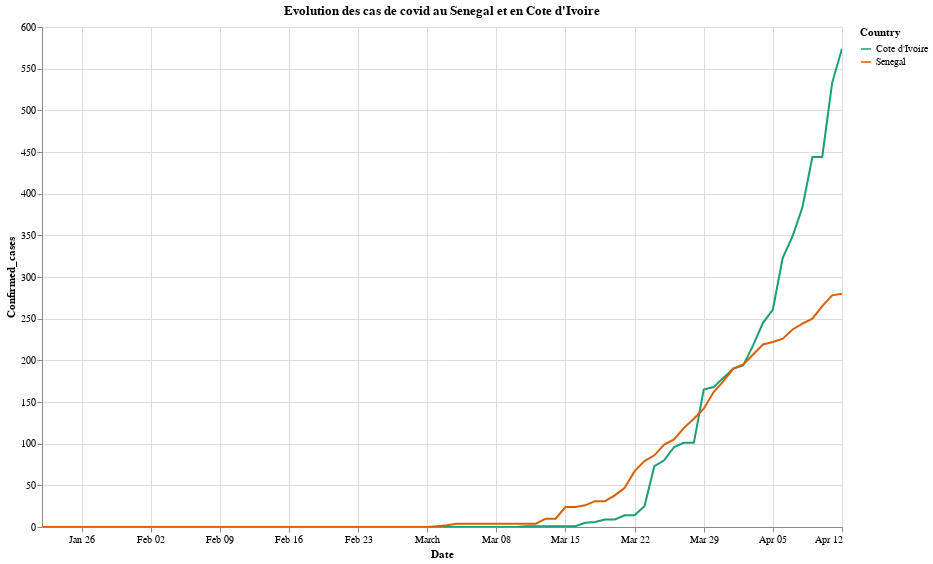

The cell this chart's notebook holds for it:
### Code cell
source = covid_sc.sort_values(by = ['Confirmed_cases'])
alt.Chart(source).mark_line().encode(
    x = 'Date',
    y = 'Confirmed_cases',
    color = alt.Color('Country', scale=alt.Scale(scheme='dark2'))
).properties(width = 800, height=500, title = "Evolution des cas de covid au Senegal et en Cote d'Ivoire").interactive()

### Figure 1 — Vega-Lite specification as saved in the notebook (floating-point values rounded to 4 significant figures; data arrays with more than 128 entries replaced by an {"elided": "..."} marker saying what was removed)
{"config": {"view": {"continuousWidth": 400, "continuousHeight": 300}}, "data": {"name": "data-25e2785b3268cb093a28ebb996665151"}, "mark": "line", "encoding": {"color": {"type": "nominal", "field": "Country", "scale": {"scheme": "dark2"}}, "x": {"type": "temporal", "field": "Date"}, "y": {"type": "quantitative", "field": "Confirmed_cases"}}, "height": 500, "selection": {"selector001": {"type": "interval", "bind": "scales", "encodings": ["x", "y"]}}, "title": "Evolution des cas de covid au Senegal et en Cote d'Ivoire", "width": 800, "$schema": "https://vega.github.io/schema/vega-lite/v4.0.2.json", "datasets": {"data-25e2785b3268cb093a28ebb996665151": {"elided": "164 records"}}}
